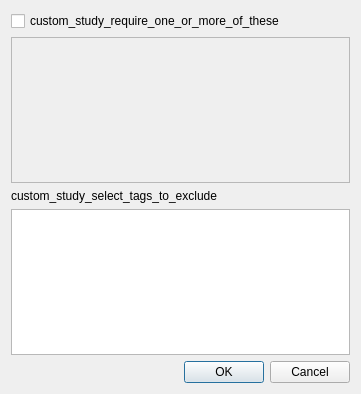
<?xml version="1.0" encoding="UTF-8"?>
<ui version="4.0">
 <class>Dialog</class>
 <widget class="QDialog" name="Dialog">
  <property name="geometry">
   <rect>
    <x>0</x>
    <y>0</y>
    <width>361</width>
    <height>394</height>
   </rect>
  </property>
  <property name="windowTitle">
   <string>custom_study_selective_study</string>
  </property>
  <layout class="QVBoxLayout" name="verticalLayout">
   <item alignment="Qt::AlignLeft">
    <widget class="QCheckBox" name="activeCheck">
     <property name="text">
      <string>custom_study_require_one_or_more_of_these</string>
     </property>
    </widget>
   </item>
   <item>
    <widget class="QListWidget" name="activeList">
     <property name="enabled">
      <bool>false</bool>
     </property>
     <property name="sizePolicy">
      <sizepolicy hsizetype="Expanding" vsizetype="Expanding">
       <horstretch>0</horstretch>
       <verstretch>2</verstretch>
      </sizepolicy>
     </property>
     <property name="selectionMode">
      <enum>QAbstractItemView::MultiSelection</enum>
     </property>
    </widget>
   </item>
   <item>
    <widget class="QLabel" name="label">
     <property name="text">
      <string>custom_study_select_tags_to_exclude</string>
     </property>
    </widget>
   </item>
   <item>
    <widget class="QListWidget" name="inactiveList">
     <property name="enabled">
      <bool>true</bool>
     </property>
     <property name="sizePolicy">
      <sizepolicy hsizetype="Expanding" vsizetype="Expanding">
       <horstretch>0</horstretch>
       <verstretch>2</verstretch>
      </sizepolicy>
     </property>
     <property name="selectionMode">
      <enum>QAbstractItemView::MultiSelection</enum>
     </property>
    </widget>
   </item>
   <item>
    <widget class="QDialogButtonBox" name="buttonBox">
     <property name="orientation">
      <enum>Qt::Horizontal</enum>
     </property>
     <property name="standardButtons">
      <set>QDialogButtonBox::Cancel|QDialogButtonBox::Ok</set>
     </property>
    </widget>
   </item>
  </layout>
 </widget>
 <resources/>
 <connections>
  <connection>
   <sender>buttonBox</sender>
   <signal>accepted()</signal>
   <receiver>Dialog</receiver>
   <slot>accept()</slot>
   <hints>
    <hint type="sourcelabel">
     <x>358</x>
     <y>264</y>
    </hint>
    <hint type="destinationlabel">
     <x>157</x>
     <y>274</y>
    </hint>
   </hints>
  </connection>
  <connection>
   <sender>buttonBox</sender>
   <signal>rejected()</signal>
   <receiver>Dialog</receiver>
   <slot>reject()</slot>
   <hints>
    <hint type="sourcelabel">
     <x>316</x>
     <y>260</y>
    </hint>
    <hint type="destinationlabel">
     <x>286</x>
     <y>274</y>
    </hint>
   </hints>
  </connection>
  <connection>
   <sender>activeCheck</sender>
   <signal>toggled(bool)</signal>
   <receiver>activeList</receiver>
   <slot>setEnabled(bool)</slot>
   <hints>
    <hint type="sourcelabel">
     <x>133</x>
     <y>18</y>
    </hint>
    <hint type="destinationlabel">
     <x>133</x>
     <y>85</y>
    </hint>
   </hints>
  </connection>
 </connections>
</ui>
